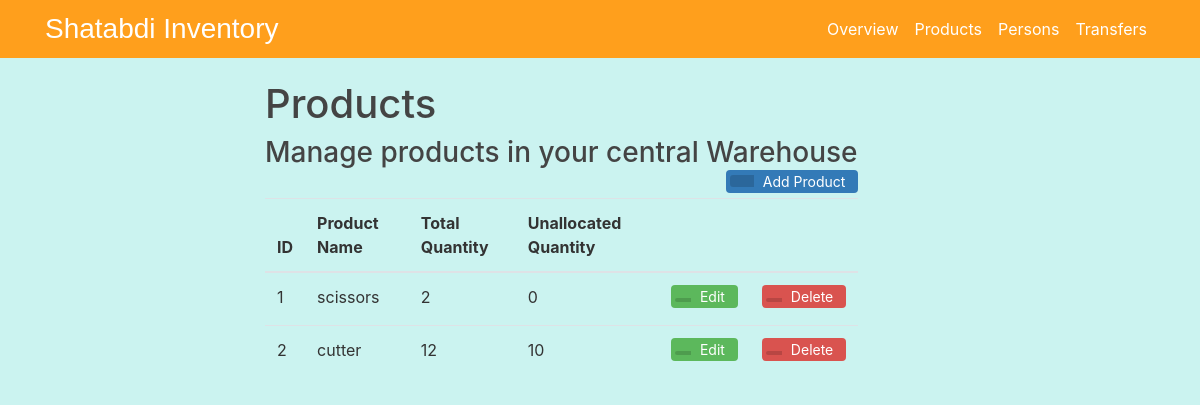
Page /Product on the earlier database version.
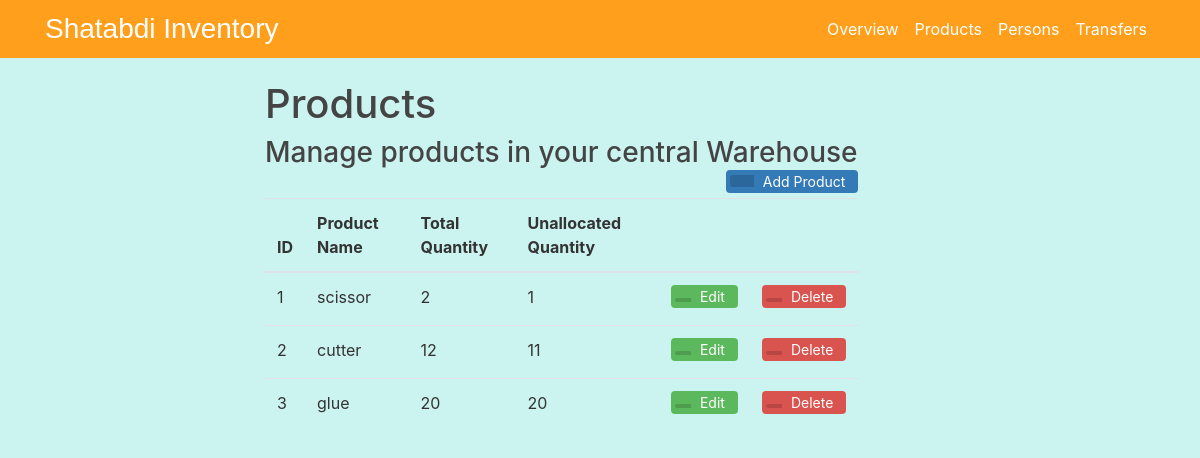
Same page on the later database version.
### flaskinventory/models.py (models this page shows, shortened)
class Product(db.Model):
    prod_id = db.Column(db.Integer, primary_key= True)
    prod_name = db.Column(db.String(20), nullable = False)
    prod_name = db.Column(db.String(20),unique = True ,nullable = False)
    prod_tqty = db.Column(db.Integer, nullable = False)
    prod_qty = db.Column(db.Integer, nullable = False)

### flaskinventory/routes.py (the view, shortened to what this page needs)
@app.route("/Product", methods = ['GET','POST'])
def product():
    form = addproduct()
    eform = editproduct()
    details = Product.query.all()
    exists = bool(Product.query.all())
    if exists== False and request.method == 'GET' :
            flash(f'Add products to view','info')
    return render_template('product.html',title = 'Products',eform=eform,form = form,details=details)

### flaskinventory/templates/product.html (shortened to what this page needs)
{% extends "overview.html" %}
{% block content %}
<div class="container">
<h1>Products</h1>
<div >
  <h3 style="display: inline-block;margin:0;"> Manage products in your central Warehouse</h3>
  <button type="button" class="btn btn-add" data-toggle="modal" data-target="#exampleModal">
   <span class="btn-icon-add"></span>Add Product</button>
</div>
<table class="table table-hover">
<thead>
 <tr>
   <th>ID</th>
   <th>Product Name</th>
   <th>Total Quantity</th>
   <th>Unallocated Quantity</th>
   <th></th>
   <th></th>
 </tr>
</thead>
<tbody>
  {% for d in details %}
  <tr>
   <td>{{d.prod_id}}</td>
   <td>{{d.prod_name}}</td>
   <td>{{d.prod_tqty}}</td>
   <td>{{d.prod_qty}}</td>
   <td>
       <button type="button" class="btn btn-edit" data-toggle="modal" data-target = "#edit{{d.prod_id}}" >
       <span class="btn-icon"></span>Edit</button>
   </td>
   <td>
      <a href="{{ url_for('delete', p_id = d.prod_id,type ='product') }}">
       <button type="button" class="btn btn-delete">
       <span class="btn-icon"></span>Delete</button></a>
   </td>
 </tr>
{%endfor%}
</tbody>
</table>
{% endblock content %}

Differences in the rows shown:
changed Product id 1: prod_name "scissors" → "scissor"; prod_qty "0" → "1"
changed Product "cutter": prod_qty "10" → "11"
added Product: prod_id "3", prod_name "glue", prod_tqty "20", prod_qty "20"
